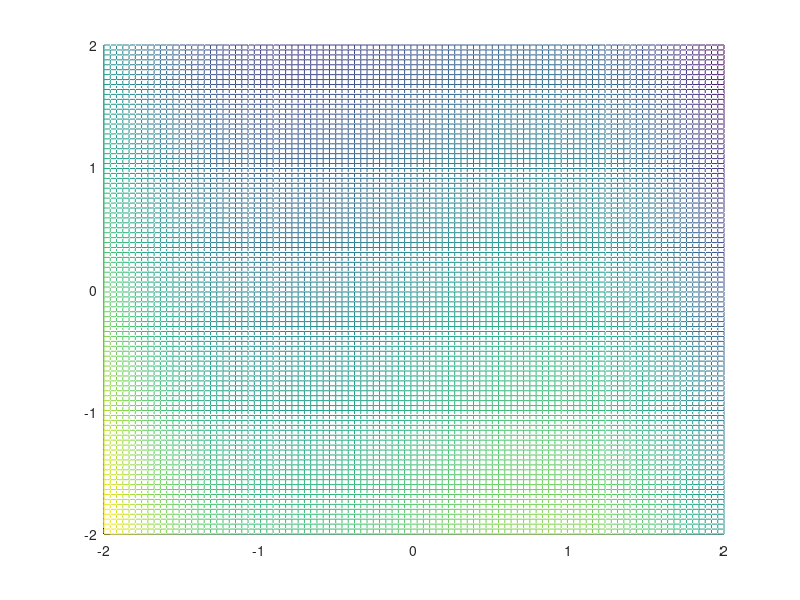

Source code (MATLAB):
clear
clc
close all

%%%%Visualize Phase Lines
alfa = -2; 

%%%%alfa > 0, 1 eq , 1 stable

%%%%alfa < 0, 3 eq , 2 stable 1 unstable

xdot = linspace(-2,2,100);
x = linspace(-2,2,100);

bata = 1;
c = 2;
figure()
hold on

[xxdot,xx] = meshgrid(xdot,x);

xxdbldot = -c*xxdot - alfa*xx - bata*xx.^3;

mesh(xx,xxdot,xxdbldot)


    
